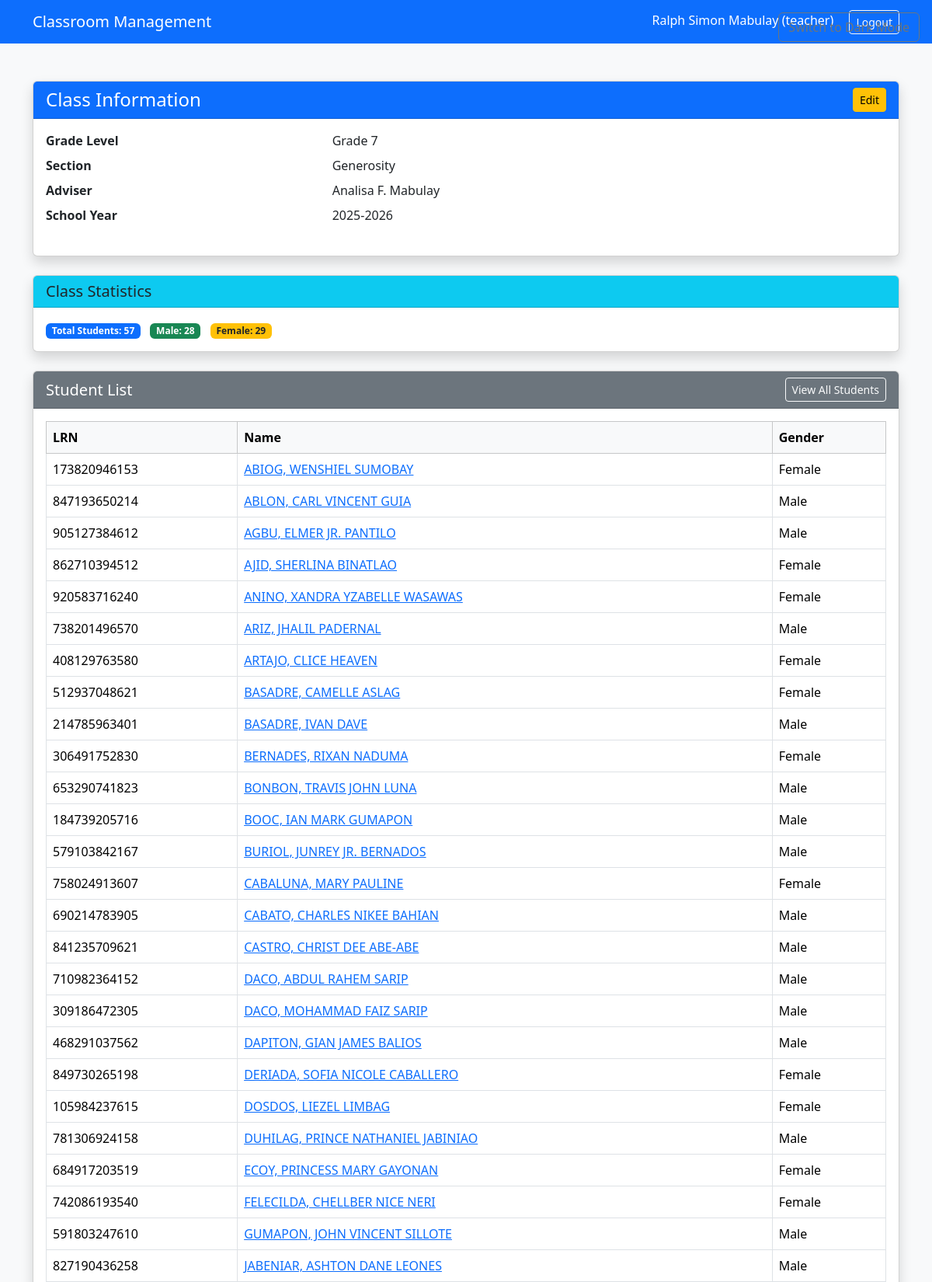
The page /manage_class.php (signed in, upper part) on the database its author committed.
### tables this page shows
CREATE TABLE `tbl_students` (
  `id` int(11) NOT NULL AUTO_INCREMENT,
  `lrn` varchar(12) NOT NULL,
  `first_name` varchar(50) NOT NULL,
  `last_name` varchar(50) NOT NULL,
  `birthdate` date NOT NULL,
  `gender` enum('Male','Female') NOT NULL,
  `address` varchar(255) DEFAULT NULL,
  `grade_level` varchar(10) DEFAULT NULL,
  `section` varchar(50) DEFAULT NULL,
  `contact_number` varchar(20) DEFAULT NULL,
  `guardian_name` varchar(100) DEFAULT NULL,
  `profile_picture` varchar(255) DEFAULT NULL,
  PRIMARY KEY (`id`),
  UNIQUE KEY `lrn` (`lrn`)
);

### manage_class.php (the view, shortened to what this page needs)
<?php
require 'db_connect.php';
if (file_exists('class_info.json')) {
    $class_info = json_decode(file_get_contents('class_info.json'), true);
}
$stmt = $pdo->prepare("SELECT lrn, first_name, last_name, gender FROM tbl_students ORDER BY last_name, first_name");
$stmt->execute();
$students = $stmt->fetchAll();
$total_students = count($students);
$total_male = count(array_filter($students, fn($s) => $s['gender'] === 'Male'));
$total_female = count(array_filter($students, fn($s) => $s['gender'] === 'Female'));
?>
<!DOCTYPE html>
<html>
<head>
    <link href="https://cdn.jsdelivr.net/npm/bootstrap@5.3.3/dist/css/bootstrap.min.css" rel="stylesheet">
</head>
<body class="bg-light">
    <nav class="navbar navbar-expand-lg navbar-dark bg-primary">
        <div class="container">
            <a class="navbar-brand" href="index.php">Classroom Management</a>
            <div class="ms-auto">
                <span class="navbar-text text-white me-3">
                    <?= htmlspecialchars($_SESSION['full_name']) ?> (<?= htmlspecialchars($_SESSION['role']) ?>)
                </span>
                <a href="logout.php" class="btn btn-outline-light btn-sm">Logout</a>
            </div>
        </div>
    </nav>
    <div class="container py-5">
        <div class="card shadow mb-4">
            <div class="card-header bg-primary text-white d-flex justify-content-between align-items-center">
                <h4 class="mb-0">Class Information</h4>
                <button class="btn btn-warning btn-sm" data-bs-toggle="modal" data-bs-target="#editClassModal">Edit</button>
            </div>
            <div class="card-body">
                <dl class="row">
                    <dt class="col-sm-4">Grade Level</dt>
                    <dd class="col-sm-8"><?= htmlspecialchars($class_info['grade_level']) ?></dd>
                    <dt class="col-sm-4">Section</dt>
                    <dd class="col-sm-8"><?= htmlspecialchars($class_info['section']) ?></dd>
                    <dt class="col-sm-4">Adviser</dt>
                    <dd class="col-sm-8"><?= htmlspecialchars($class_info['adviser']) ?></dd>
                    <dt class="col-sm-4">School Year</dt>
                    <dd class="col-sm-8"><?= htmlspecialchars($class_info['school_year']) ?></dd>
                </dl>
            </div>
        </div>
        <div class="card shadow mb-4">
            <div class="card-header bg-info text-dark">
                <h5 class="mb-0">Class Statistics</h5>
            </div>
            <div class="card-body">
                <span class="badge bg-primary me-2">Total Students: <?= $total_students ?></span>
                <span class="badge bg-success me-2">Male: <?= $total_male ?></span>
                <span class="badge bg-warning text-dark">Female: <?= $total_female ?></span>
            </div>
        </div>
        <div class="card shadow mb-4">
            <div class="card-header bg-secondary text-white d-flex justify-content-between align-items-center">
                <h5 class="mb-0">Student List</h5>
                <a href="students.php" class="btn btn-outline-light btn-sm">View All Students</a>
            </div>
            <div class="card-body">
                <table class="table table-bordered table-hover align-middle">
                    <thead class="table-light">
                        <tr>
                            <th>LRN</th>
                            <th>Name</th>
                            <th>Gender</th>
                        </tr>
                    </thead>
                    <tbody>
                        <?php if ($students): ?>
                            <?php foreach ($students as $student): ?>
                                <tr>
                                    <td><?= htmlspecialchars($student['lrn']) ?></td>
                                    <td>
                                        <a href="student_profile.php?lrn=<?= urlencode($student['lrn']) ?>">
                                            <?= htmlspecialchars($student['last_name'] . ', ' . $student['first_name']) ?>
                                        </a>
                                    </td>
                                    <td><?= htmlspecialchars($student['gender']) ?></td>
                                </tr>
                            <?php endforeach; ?>
                        <?php else: ?>
                            <tr>
                                <td colspan="3" class="text-center">No students found.</td>
                            </tr>
                        <?php endif; ?>
                    </tbody>
                </table>
            </div>
        </div>
    </div>
    <button id="theme-toggle" class="btn btn-outline-secondary position-fixed" style="top: 1rem; right: 1rem; z-index: 1050;">
    </button>
</body>
</html>

### rows shown on the page
tbl_students: lrn "173820946153", last_name+first_name "ABIOG, WENSHIEL SUMOBAY", gender "Female"
tbl_students: lrn "847193650214", last_name+first_name "ABLON, CARL VINCENT GUIA", gender "Male"
tbl_students: lrn "905127384612", last_name+first_name "AGBU, ELMER JR. PANTILO", gender "Male"
tbl_students: lrn "862710394512", last_name+first_name "AJID, SHERLINA BINATLAO", gender "Female"
tbl_students: lrn "920583716240", last_name+first_name "ANINO, XANDRA YZABELLE WASAWAS", gender "Female"
tbl_students: lrn "738201496570", last_name+first_name "ARIZ, JHALIL PADERNAL", gender "Male"
tbl_students: lrn "408129763580", last_name+first_name "ARTAJO, CLICE HEAVEN", gender "Female"
tbl_students: lrn "512937048621", last_name+first_name "BASADRE, CAMELLE ASLAG", gender "Female"
tbl_students: lrn "214785963401", last_name+first_name "BASADRE, IVAN DAVE", gender "Male"
tbl_students: lrn "306491752830", last_name+first_name "BERNADES, RIXAN NADUMA", gender "Female"
tbl_students: lrn "653290741823", last_name+first_name "BONBON, TRAVIS JOHN LUNA", gender "Male"
tbl_students: lrn "184739205716", last_name+first_name "BOOC, IAN MARK GUMAPON", gender "Male"
tbl_students: lrn "579103842167", last_name+first_name "BURIOL, JUNREY JR. BERNADOS", gender "Male"
tbl_students: lrn "758024913607", last_name+first_name "CABALUNA, MARY PAULINE", gender "Female"
tbl_students: lrn "690214783905", last_name+first_name "CABATO, CHARLES NIKEE BAHIAN", gender "Male"
tbl_students: lrn "841235709621", last_name+first_name "CASTRO, CHRIST DEE ABE-ABE", gender "Male"
tbl_students: lrn "710982364152", last_name+first_name "DACO, ABDUL RAHEM SARIP", gender "Male"
tbl_students: lrn "309186472305", last_name+first_name "DACO, MOHAMMAD FAIZ SARIP", gender "Male"
tbl_students: lrn "468291037562", last_name+first_name "DAPITON, GIAN JAMES BALIOS", gender "Male"
tbl_students: lrn "849730265198", last_name+first_name "DERIADA, SOFIA NICOLE CABALLERO", gender "Female"
tbl_students: lrn "105984237615", last_name+first_name "DOSDOS, LIEZEL LIMBAG", gender "Female"
tbl_students: lrn "781306924158", last_name+first_name "DUHILAG, PRINCE NATHANIEL JABINIAO", gender "Male"
tbl_students: lrn "684917203519", last_name+first_name "ECOY, PRINCESS MARY GAYONAN", gender "Female"
tbl_students: lrn "742086193540", last_name+first_name "FELECILDA, CHELLBER NICE NERI", gender "Female"
tbl_students: lrn "591803247610", last_name+first_name "GUMAPON, JOHN VINCENT SILLOTE", gender "Male"
tbl_students: lrn "827190436258", last_name+first_name "JABENIAR, ASHTON DANE LEONES", gender "Male"

### other values the page prints
$_SESSION['full_name'] "Ralph Simon Mabulay"
$_SESSION['role'] "teacher"
$class_info['grade_level'] "Grade 7"
$class_info['section'] "Generosity"
$class_info['adviser'] "Analisa F. Mabulay"
$class_info['school_year'] "2025-2026"
$total_students "57"
$total_male "28"
$total_female "29"
